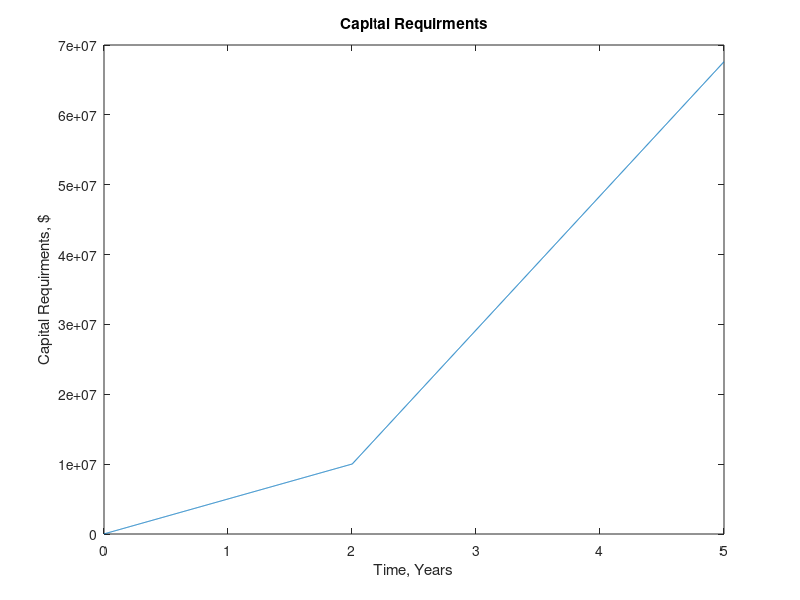

Here is the MATLAB script that generated this plot: (Note: this script raises an error after producing the figure.)
%% Creating Capital Cost Curves

tdisplay = linspace(0,5,365*5); % Creaes the time dependent variable for both performing math and creating the plotting X Axis option

factoryCost = 10000000; %Raw cost of the factory
factoryConstructionTime = 2; % Construction time for the factory
constructionIntrestRate = 0.07;

capitalRequirments = ((factoryCost/factoryConstructionTime)*tdisplay(1:(365*2)) +(factoryCost*exp(constructionIntrestRate*tdisplay(2)))/(365*2));

prodcutionRate = 24000; %Production rate UnitsCO3/Year
productionCost = 800;   %$/UnitCO3
serviceLife    = 5; %Years
productionTime = linspace(0,3,365*3);
interumCapitalRequirments = prodcutionRate*productionCost*productionTime + 800*exp(constructionIntrestRate*serviceLife)+capitalRequirments(365*2);


capitalRequirments = [capitalRequirments,interumCapitalRequirments];

plot(tdisplay(1:(365*5)),capitalRequirments)
xlabel("Time, Years");
ylabel("Capital Requirments, $")
title("Capital Requirments")
fontsize(120, "pixels");
